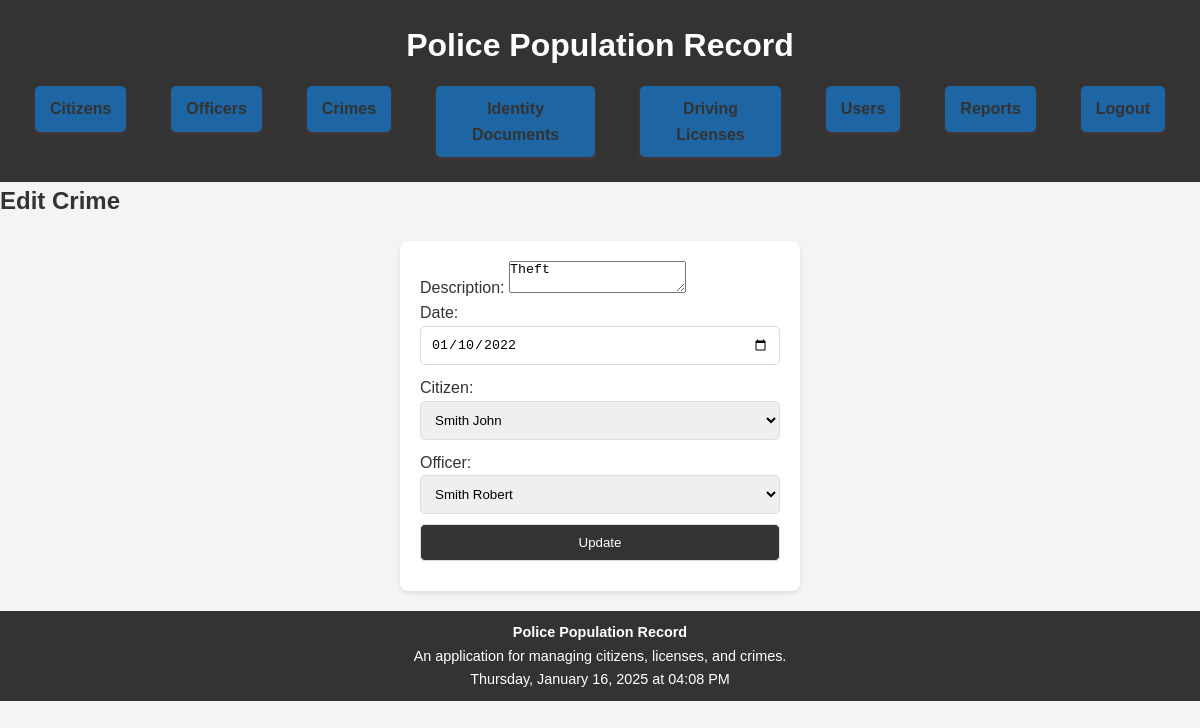
The page /pages/crimes_edit.php?id=1 (signed in) on the database its author committed.
### tables this page shows
CREATE TABLE `crimes` (
  `Crime_ID` int(11) NOT NULL,
  `Description` varchar(1000) NOT NULL,
  `Crime_Date` date NOT NULL,
  `Citizen_ID` int(11) DEFAULT NULL,
  `Officer_ID` int(11) DEFAULT NULL
);

CREATE TABLE `citizens` (
  `Citizen_ID` int(11) NOT NULL,
  `Last_Name` varchar(50) NOT NULL,
  `First_Name` varchar(50) NOT NULL,
  `SSN` char(13) NOT NULL,
  `Birth_Date` date NOT NULL,
  `Address_ID` int(11) DEFAULT NULL
);

CREATE TABLE `officers` (
  `Officer_ID` int(11) NOT NULL,
  `Last_Name` varchar(50) NOT NULL,
  `First_Name` varchar(50) NOT NULL,
  `Rank` varchar(20) NOT NULL
);

### pages/crimes_edit.php (the view, shortened to what this page needs)
<?php
include '../config/database.php';
include '../includes/header.php';
if (isset($_GET['id'])) {
    $crime_id = $_GET['id'];
    $stmt = $conn->prepare("SELECT * FROM Crimes WHERE Crime_ID = :id");
    $stmt->bindParam(':id', $crime_id);
    $stmt->execute();
    $crime = $stmt->fetch(PDO::FETCH_ASSOC);
    $citizens = $conn->query("SELECT Citizen_ID, Last_Name, First_Name FROM Citizens")->fetchAll(PDO::FETCH_ASSOC);
    $officers = $conn->query("SELECT Officer_ID, Last_Name, First_Name FROM Officers")->fetchAll(PDO::FETCH_ASSOC);
}
?>
<h2>Edit Crime</h2>
<form method="POST" action="">
    <label>Description:</label>
    <textarea name="description" required><?= htmlspecialchars($crime['Description']); ?></textarea><br>
    <label>Date:</label>
    <input type="date" name="crime_date" value="<?= htmlspecialchars($crime['Crime_Date']); ?>" required><br>
    <label>Citizen:</label>
    <select name="citizen_id" required>
        <?php foreach ($citizens as $citizen): ?>
            <option value="<?= $citizen['Citizen_ID']; ?>" <?= $crime['Citizen_ID'] == $citizen['Citizen_ID'] ? 'selected' : ''; ?>>
                <?= $citizen['Last_Name'] . " " . $citizen['First_Name']; ?>
            </option>
        <?php endforeach; ?>
    </select><br>
    <label>Officer:</label>
    <select name="officer_id" required>
        <?php foreach ($officers as $officer): ?>
            <option value="<?= $officer['Officer_ID']; ?>" <?= $crime['Officer_ID'] == $officer['Officer_ID'] ? 'selected' : ''; ?>>
                <?= $officer['Last_Name'] . " " . $officer['First_Name']; ?>
            </option>
        <?php endforeach; ?>
    </select><br>
    <button type="submit">Update</button>
</form>
<?php
include '../includes/footer.php';
?>

### assets/style.css (style rules this page uses)
* { margin: 0; padding: 0; box-sizing: border-box; }
body { font-family: Arial, sans-serif; line-height: 1.6; color: #333; background-color: #f4f4f4; }
form { margin: 20px auto; padding: 20px; background-color: #fff; border-radius: 8px; box-shadow: 0 2px 5px rgba(0, 0, 0, 0.1); max-width: 400px; }
form input, form select, form button { width: 100%; padding: 10px; margin-bottom: 10px; border: 1px solid #ddd; border-radius: 5px; }
form button { background-color: #333; color: #fff; cursor: pointer; }

### rows shown on the page
crimes: description "Theft", crime_date "01/10/2022", citizen_id "Smith John", officer_id "Smith Robert"
